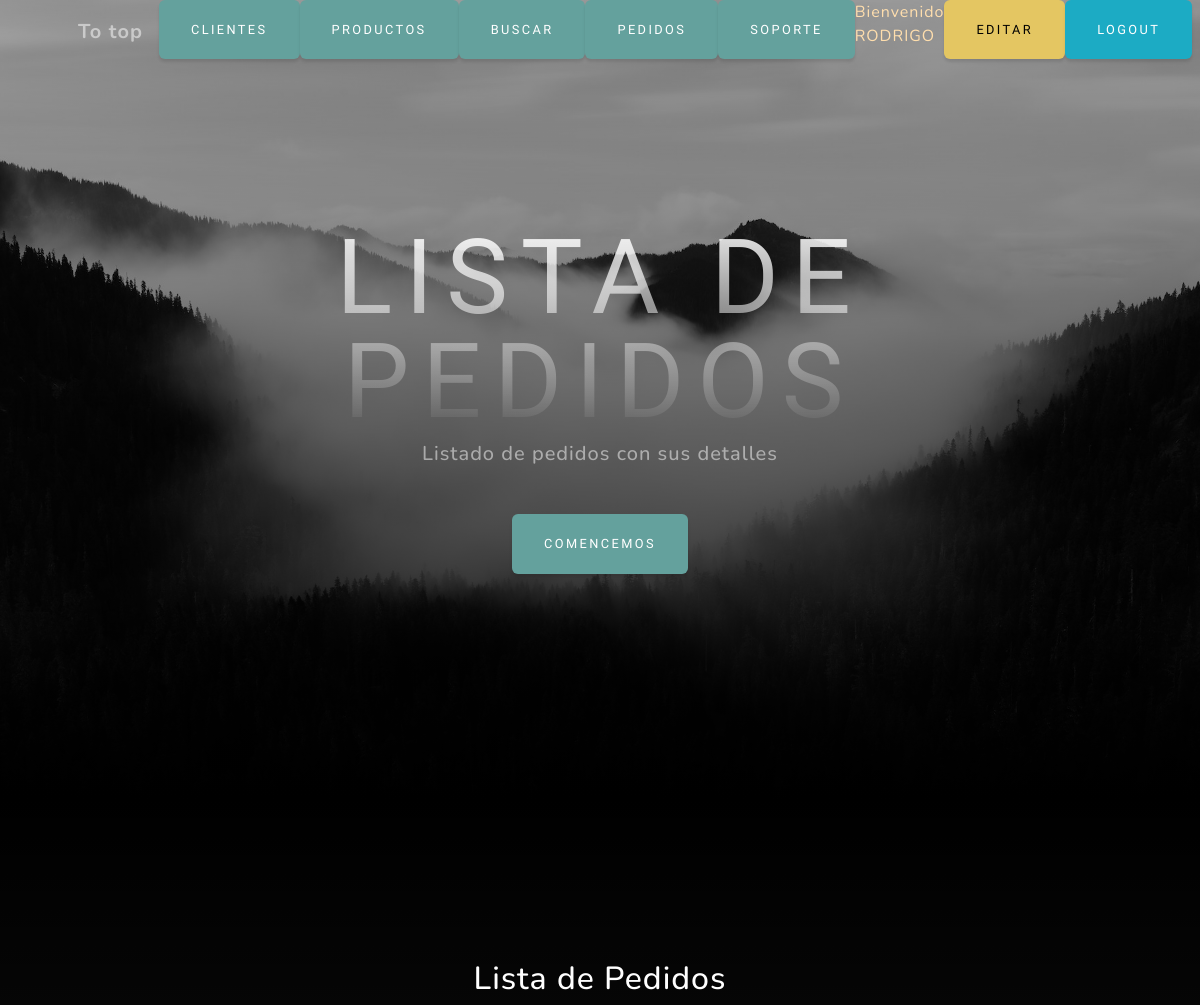
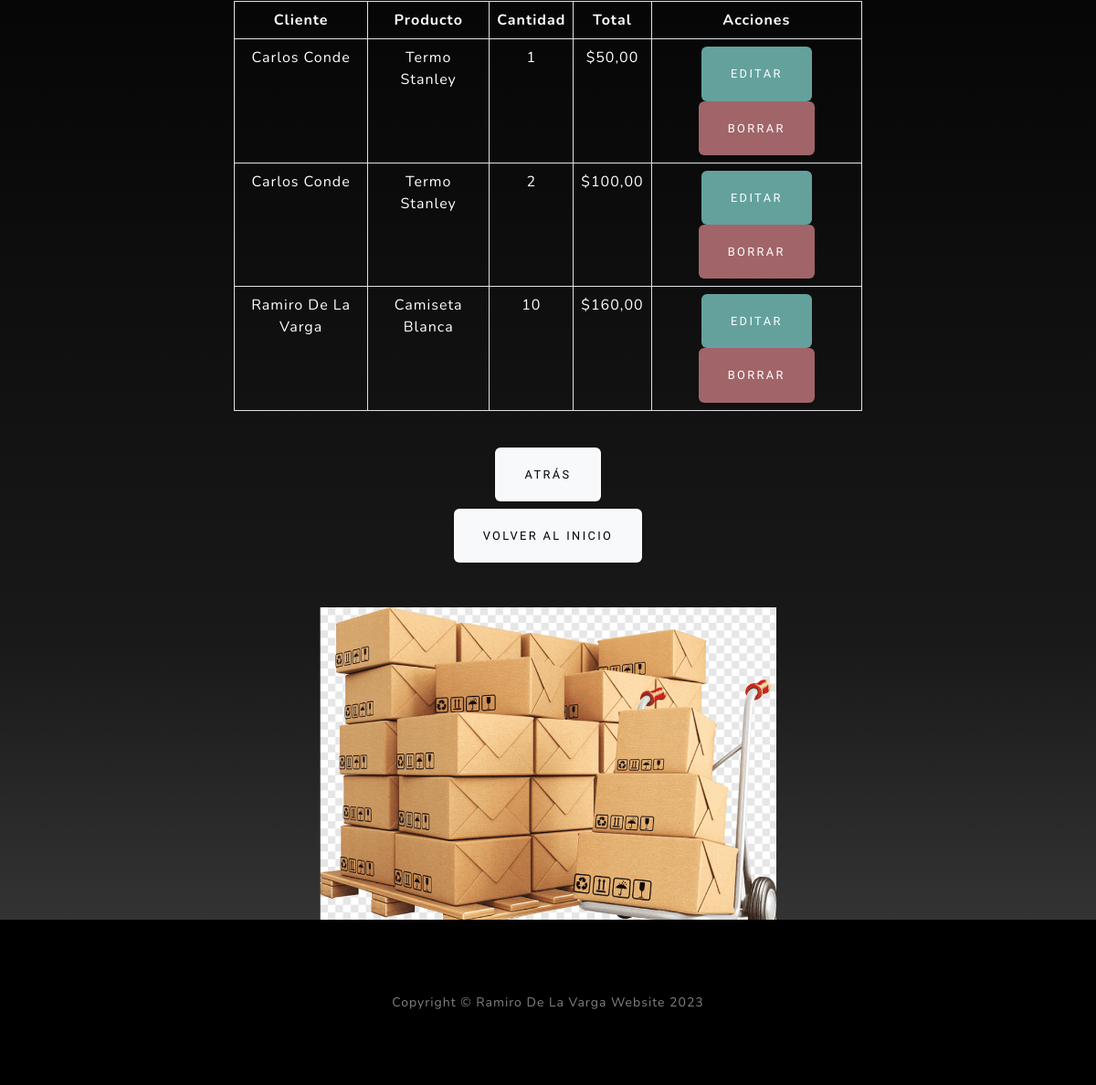
/app/pedidos/ (signed in), run on the app's committed database (2 pictures, top to bottom).
### app/models.py (models this page shows, shortened)
class Pedido(models.Model):
    cliente = models.ForeignKey(Cliente, on_delete=models.CASCADE)
    producto = models.ForeignKey(Producto, on_delete=models.CASCADE)
    cantidad = models.IntegerField()
    total = models.DecimalField(max_digits=10, decimal_places=2)
    fecha_pedido = models.DateField(default=date(2023, 1, 1))

class Cliente(models.Model):
    nombre = models.CharField(max_length=100)
    edad = models.IntegerField()
    direccion = models.CharField(max_length=200)
    email = models.EmailField()
    tarjeta_credito = models.CharField(max_length=16)
    saldo = models.DecimalField(max_digits=10, decimal_places=2)

class Producto(models.Model):
    nombre = models.CharField(max_length=100)
    precio = models.DecimalField(max_digits=10, decimal_places=2)
    cantidad = models.IntegerField()
    descripcion = models.TextField()

### app/views.py (the view)
# urls.py: path('pedidos/', views.lista_pedidos, name="lista_pedidos"),
@login_required
def lista_pedidos(request):
    pedidos = Pedido.objects.all()
    return render(request, 'app/lista_pedidos.html', {'pedidos': pedidos})

### app/templates/app/lista_pedidos.html (shortened to what this page needs)
{% extends 'app/index.html' %}
{% load static %}
{% block cabecera %}
    Lista de Pedidos
{% endblock cabecera %}
{% block cabecera2 %}
Listado de pedidos con sus detalles
{% endblock cabecera2 %}
{% block contenido %}
<section class="about-section text-center" id="about">
    <div class="container px-4 px-lg-5">
        <div class="row justify-content-center align-items-center">
            <div class="col-lg-8">
                <h2 class="text-white">Lista de Pedidos</h2>
                <div class="table-responsive">
                    <table class="table table-bordered text-white">
                        <thead>
                            <tr>
                                <th>Cliente</th>
                                <th>Producto</th>
                                <th>Cantidad</th>
                                <th>Total</th>
                                <th>Acciones</th>
                            </tr>
                        </thead>
                        <tbody>
                            {% for pedido in pedidos %}
                                <tr>
                                    <td>{{ pedido.cliente.nombre }}</td>
                                    <td>{{ pedido.producto.nombre }}</td>
                                    <td>{{ pedido.cantidad }}</td>
                                    <td>${{ pedido.total }}</td>
                                    <td>
                                        <a href="{% url 'editar_pedido' pedido.id %}" class="btn btn-primary">Editar</a>
                                        <a href="{% url 'borrar_pedido' pedido.id %}" class="btn btn-danger">Borrar</a>
                                    </td>
                                </tr>
                            {% empty %}
                                <tr>
                                    <td colspan="5" class="text-center">No hay pedidos registrados</td>
                                </tr>
                            {% endfor %}
                        </tbody>
                    </table>
                </div>
                <div class="mt-4 text-center">
                    <a class="btn btn-light" href="{% url 'pedido' %}">Atrás</a>
                </div>
                <div class="mt-2 text-center">
                    <a class="btn btn-light" href="{% url 'Home' %}">Volver al inicio</a>
                </div>
            </div>
        </div>
        <div class="mt-5">
            <img class="img-fluidmx-auto" style="max-width: 500px;" src="{% static 'app/assets/img/1.png' %}" alt="..." />
        </div>
    </div>
</section>
{% endblock contenido %}

### app/templates/app/index.html (shortened to what this page needs)
<!DOCTYPE html>
<html lang="en">
    <head>
        {% load static %}
        <link rel="stylesheet" href="https://use.fontawesome.com/releases/v6.3.0/css/all.css">
        <link href="{% static 'app/css/styles.css' %}" rel="stylesheet" />
    </head>
    <body id="page-top">
        <nav class="navbar navbar-expand-lg navbar-light fixed-top" id="mainNav">
            <div class="container px-4 px-lg-5">
                <a class="navbar-brand" href="#page-top">To top</a>
                <div class="collapse navbar-collapse" id="navbarResponsive">
                    <ul class="navbar-nav ms-auto">
                        {% if user.is_authenticated  %}
                        <li class="nav-item"><a class="btn btn-primary" href="{% url 'clientes' %}">Clientes</a></li>
                        <li class="nav-item"><a class="btn btn-primary" href="{% url 'producto' %}">Productos</a></li>
                        <li class="nav-item"><a class="btn btn-primary" href="{% url 'buscar' %}">Buscar</a></li>
                        <li class="nav-item"><a class="btn btn-primary" href="{% url 'pedido' %}">Pedidos</a></li>
                        <li class="nav-item"><a class="btn btn-primary" href="{% url 'admin:index' %}">Soporte</a></li>
                        <p style="color:navajowhite">Bienvenido {{ user.username|upper }}</p>
                        <li class="nav-item"><a class="btn btn-warning" href="{% url 'Editar_perfil' %}">Editar</a></li>
                        <li class="nav-item"><a class="btn btn-info" href="{% url 'logout' %}">Logout</a></li>
                        {% else %}
                        <li class="nav-item"><a class="btn btn-primary" href="{% url 'sobremi' %}">Sobre mi</a></li>
                        <li class="nav-item"><a class="btn btn-info" href="{% url 'login' %}">Login</a></li>
                        {% endif %}
                    </ul>
                </div>
            </div>
        </nav>
        <header class="masthead">
            <div class="container px-4 px-lg-5 d-flex h-100 align-items-center justify-content-center">
                <div class="d-flex justify-content-center">
                    <div class="text-center">
                        <h1 class="mx-auto my-0 text-uppercase">
                            {% block cabecera %}{% endblock cabecera %}
                        </h1>
                        <h2 class="text-white-50 mx-auto mt-2 mb-5">
                            {% block cabecera2 %}{% endblock cabecera2 %}
                        </h2>
                        <a class="btn btn-primary" href="{% url 'login' %}">Comencemos</a>
                    </div>
                </div>
            </div>
        </header>
        {% block contenido %}
        {% endblock contenido %}
        <footer class="footer bg-black small text-center text-white-50"><div class="container px-4 px-lg-5">Copyright &copy; Ramiro De La Varga Website 2023</div></footer>
    </body>
</html>

### data on the page
Pedido: cliente.nombre "Carlos Conde", producto.nombre "Termo Stanley", cantidad "1", total "50,00"
Pedido: cliente.nombre "Carlos Conde", producto.nombre "Termo Stanley", cantidad "2", total "100,00"
Pedido: cliente.nombre "Ramiro De La Varga", producto.nombre "Camiseta Blanca", cantidad "10", total "160,00"

### other printed values
{{ user.username|upper }} "RODRIGO"
